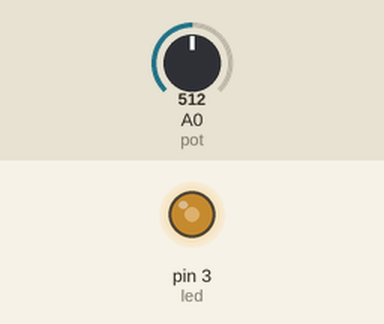
A sketch run on a simulated Arduino Uno, built with avr-gcc and run on an emulated ATmega328P. On the bench: output pins drawn as LEDs (lit = HIGH). The inputs (shaded band) are chosen by the test bench; at power-on: A0 (pot) = 512. What the sketch prints to the serial monitor is not drawn.

Above: at 1.2 s.
1.3 s: A0 (pot) set to 716
At 2.5 s:
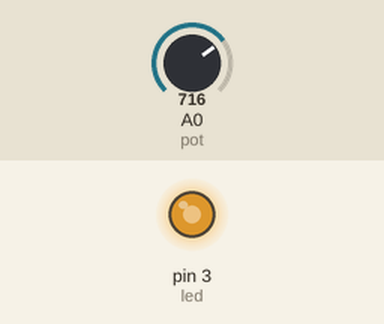
2.8 s: A0 (pot) set to 900
At 3.6 s:
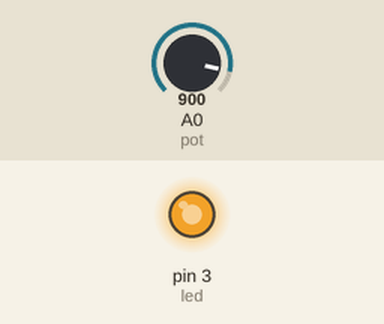
4.3 s: A0 (pot) set to 122
At 4.8 s:
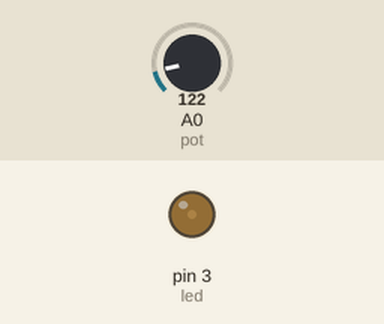
5.8 s: A0 (pot) set to 0
At 7.1 s:
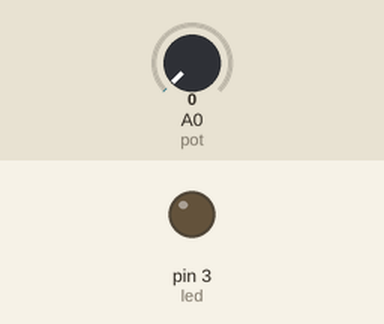
Timing chart, 0 to 8.3 s (numbered marks = the images above; inputs shaded):
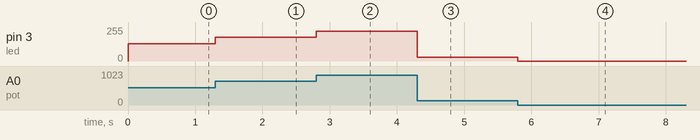

The sketch:

Light_with_Fade.ino
```cpp
const int led = 3;
const int pot=0;
int brillo;

void setup() {
  Serial.begin(9600);

  pinMode(led, OUTPUT);

}

void loop() {
  brillo=analogRead(pot)/4;
  analogWrite(led,brillo);
  Serial.print(pot);
}
```

Measured:
- after the input at 1.3 s, pin 3 (led): 128/255 → 179/255 at once
- after the input at 2.8 s, pin 3 (led): 179/255 → 225/255 at once
- after the input at 4.3 s, pin 3 (led): 225/255 → 30/255 at once
- after the input at 5.8 s, pin 3 (led): 30/255 → 0/255 at once
